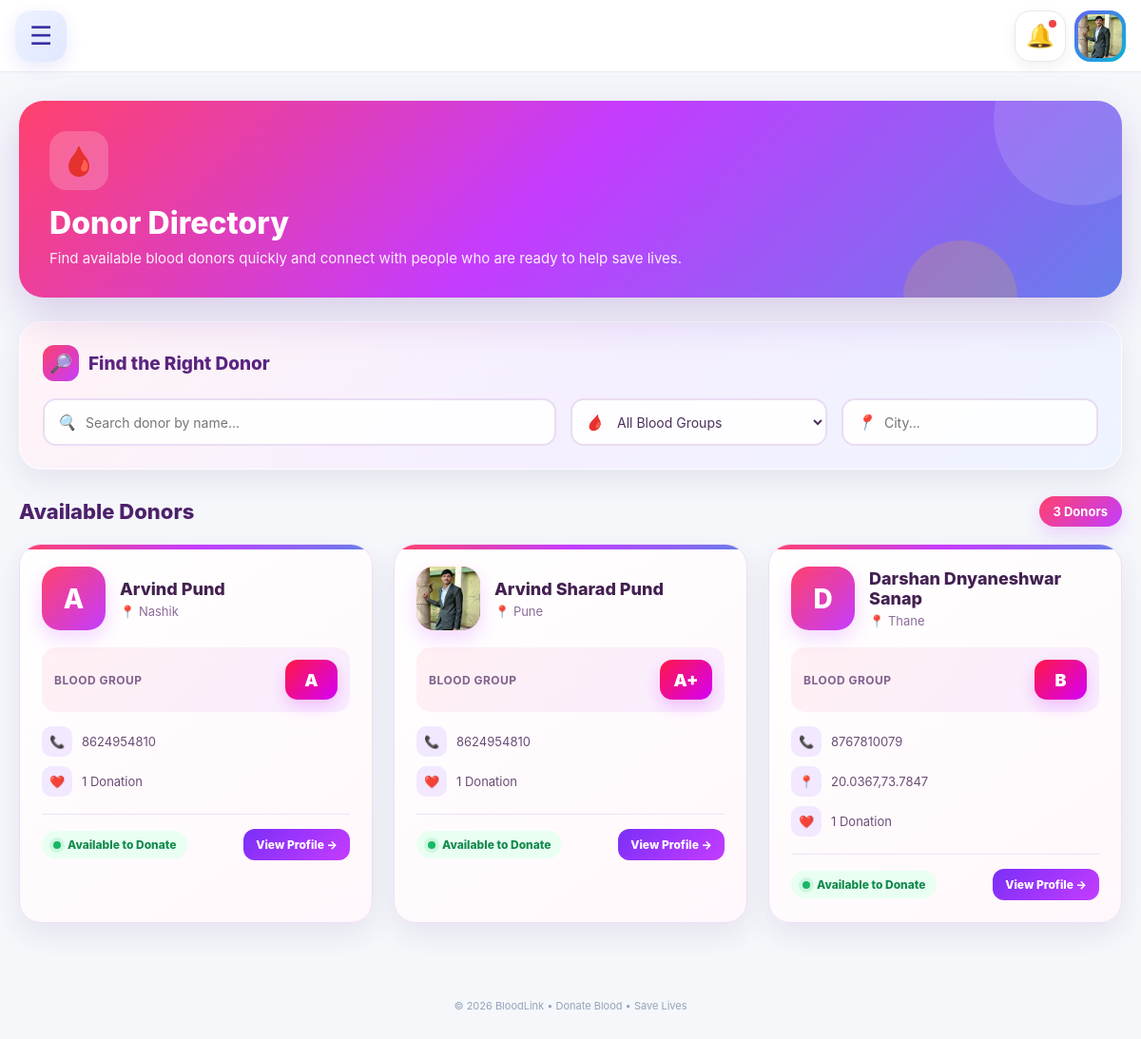
The app's page /donors/ (signed in) with its own data.
### accounts/models.py (models this page shows, shortened)
class UserProfile(models.Model):
    user = models.OneToOneField(
        User,
        on_delete=models.CASCADE
    )
    full_name = models.CharField(
        max_length=100
    )
    blood_group = models.CharField(
        max_length=10
    )
    phone = models.CharField(
        max_length=15
    )
    city = models.CharField(
        max_length=100
    )
    photo = models.ImageField(
        upload_to="profile_photos/",
        blank=True,
        null=True
    )
    emergency_contact = models.CharField(
        max_length=15,
        blank=True
    )
    is_available = models.BooleanField(
        default=True
    )
    location = models.CharField(
        max_length=255,
        blank=True
    )
    donation_count = models.PositiveIntegerField(
        default=0
    )

### accounts/views.py (the view, shortened to what this page needs)
# urls.py: path("donors/", views.donor_list, name="donor_list"),
def donor_list(request):
    donors = (
        UserProfile.objects
        .select_related("user")
        .filter(is_available=True)
        .order_by("blood_group", "full_name")
    )
    blood_group = request.GET.get(
        "blood_group",
        ""
    ).strip()
    city = request.GET.get(
        "city",
        ""
    ).strip()
    search = request.GET.get(
        "search",
        ""
    ).strip()
    if blood_group:
        donors = donors.filter(
            blood_group__iexact=blood_group
        )
    if city:
        donors = donors.filter(
            city__icontains=city
        )
    return render(
        request,
        "accounts/donor_list.html",
        {
            "donors": donors,
            "blood_group": blood_group,
            "city": city,
            "search": search,
        }
    )

### templates/accounts/donor_list.html (shortened to what this page needs)
{% extends "base.html" %}
{% block content %}
<div class="donor-page">
    <div class="donor-hero">
        <div class="hero-content">
            <div class="hero-icon">
                🩸
            </div>
            <h1>Donor Directory</h1>
            <p>
                Find available blood donors quickly and connect with people
                who are ready to help save lives.
            </p>
        </div>
    </div>
    <div class="filter-card">
        <div class="filter-title">
            <div class="filter-title-icon">
                🔎
            </div>
            Find the Right Donor
        </div>
        <div class="filter-grid">
            <div class="filter-box">
                <i>🔍</i>
                <input
                    type="text"
                    id="donorSearch"
                    placeholder="Search donor by name..."
                    onkeyup="filterDonors()"
                >
            </div>
            <div class="filter-box">
                <i>🩸</i>
                <select id="bloodFilter" onchange="filterDonors()">
                    <option value="">All Blood Groups</option>
                </select>
            </div>
            <div class="filter-box">
                <i>📍</i>
                <input
                    type="text"
                    id="cityFilter"
                    placeholder="City..."
                    onkeyup="filterDonors()"
                >
            </div>
        </div>
    </div>
    <div class="directory-header">
        <h2 class="directory-title">
            Available Donors
        </h2>
        <div class="donor-count">
            <span id="visibleCount">
                {{ donors|length }}
            </span>
            Donors
        </div>
    </div>
    {% if donors %}
        <div class="donor-grid" id="donorGrid">
            {% for donor in donors %}
                <div
                    class="donor-card"
                    data-name="{{ donor.full_name|default:donor.user.username|lower }}"
                    data-blood="{{ donor.blood_group|default:''|upper }}"
                    data-city="{{ donor.city|default:''|lower }}"
                >
                    <div class="donor-top">
                        <div class="donor-photo">
                            {% if donor.photo %}
                                <img
                                    src="{{ donor.photo.url }}"
                                    alt="{{ donor.full_name|default:donor.user.username }}"
                                >
                            {% else %}
                                {{ donor.full_name|default:donor.user.username|first|upper }}
                            {% endif %}
                        </div>
                        <div>
                            <h3 class="donor-name">
                                {{ donor.full_name|default:donor.user.username }}
                            </h3>
                            <div class="donor-location">
                                📍 {{ donor.city|default:"Location not added" }}
                            </div>
                        </div>
                    </div>
                    <div class="blood-row">
                        <div class="blood-label">
                            Blood Group
                        </div>
                        <div class="blood-badge">
                            {{ donor.blood_group|default:"N/A" }}
                        </div>
                    </div>
                    <div class="donor-info">
                        {% if donor.phone %}
                            <div class="info-item">
                                <div class="info-icon">📞</div>
                                <span>{{ donor.phone }}</span>
                            </div>
                        {% endif %}
                        {% if donor.location %}
                            <div class="info-item">
                                <div class="info-icon">📍</div>
                                <span>{{ donor.location }}</span>
                            </div>
                        {% endif %}
                        <div class="info-item">
                            <div class="info-icon">❤️</div>
                            <span>
                                {{ donor.donation_count|default:"0" }}
                                Donation{{ donor.donation_count|default:0|pluralize }}
                            </span>
                        </div>
                    </div>
                    <div class="donor-footer">
                        {% if donor.is_available %}
                            <div class="availability available">
                                <span class="status-dot"></span>
                                Available to Donate
                            </div>
                        {% else %}
                            <div class="availability unavailable">
                                <span class="status-dot"></span>
                                Currently Unavailable
                            </div>
                        {% endif %}
                        <a
                            href="/donor/{{ donor.id }}/"
                            class="view-btn"
                        >
                            View Profile →
                        </a>
                    </div>
                </div>
            {% endfor %}
        </div>
    {% endif %}
</div>
{% endblock %}

### templates/base.html (shortened to what this page needs)
{% load static %}
<!DOCTYPE html>
<html lang="en">
<head>
</head>
<body class="{% block body_class %}{% endblock %}">
<div class="bl-app">
    <main class="bl-main">
        <header class="bl-topbar">
            <div class="bl-top-left">
                <button
                    type="button"
                    class="bl-mobile-menu"
                    id="blMobileMenu"
                    aria-label="Open menu"
                >
                    ☰
                </button>
            </div>
            <div class="bl-top-right">
                <a
                    href="/notifications/"
                    class="bl-notification"
                    title="Notifications"
                >
                    🔔
                    <span
                        class="bl-notification-dot"
                    ></span>
                </a>
                <a
                    href="{% if request.user.is_authenticated %}/profile/{% else %}/login/{% endif %}"
                    class="bl-user-chip"
                >
                    <div class="bl-user-avatar">
                        {% if request.user.is_authenticated %}
                            {% if request.user.userprofile.photo %}
                                <img
                                    src="{{ request.user.userprofile.photo.url }}"
                                    alt="Profile"
                                >
                            {% else %}
                                {{ request.user.username|first|upper }}
                            {% endif %}
                        {% else %}
                            👤
                        {% endif %}
                    </div>
                </a>
            </div>
        </header>
        <section class="bl-content">
            {% block content %}{% endblock %}
        </section>
    </main>
    <footer class="bl-footer">
        © {% now "Y" %} BloodLink
        • Donate Blood • Save Lives
    </footer>
</div>
</body>
</html>

### templates/base.html (style rules this page uses)
*, *::before, *::after { box-sizing: border-box; }
html { scroll-behavior: smooth; }
body { margin: 0; padding: 0; min-height: 100vh; overflow-x: hidden; font-family: Inter, ui-sans-serif, system-ui, -apple-system, BlinkMacSystemFont, "Segoe UI", sans-serif; background: #f5f7fb; color: #172033; }
a { text-decoration: none; }
button, input, select, textarea { font: inherit; }
button { -webkit-tap-highlight-color: transparent; tap-highlight-color: transparent; }
.bl-app { width: 100%; min-height: 100vh; }
.bl-main { width: calc(100% - 260px); margin-left: 260px; min-height: 100vh; }
.bl-topbar { position: sticky; top: 0; width: 100%; height: 70px; display: flex; align-items: center; justify-content: space-between; padding: 0 30px; background: rgba(255,255,255,.94); backdrop-filter: blur(18px); -webkit-backdrop-filter: blur(18px); border-bottom: 1px solid #e8ebf2; z-index: 500; }
.bl-top-left, .bl-top-right { display: flex; align-items: center; }
.bl-top-right { gap: 11px; }
.bl-mobile-menu { display: none; width: 50px; height: 50px; align-items: center; justify-content: center; border: none; border-radius: 16px; background: linear-gradient( 135deg, #eef2ff, #e0e7ff ); color: #3730a3; font-size: 26px; cursor: pointer; box-shadow: 0 6px 18px rgba(79,70,229,.12); }
.bl-notification { position: relative; width: 54px; height: 54px; flex: 0 0 54px; display: flex; align-items: center; justify-content: center; border-radius: 17px; background: white; border: 1px solid #e5e7eb; color: #172033; font-size: 25px; box-shadow: 0 5px 16px rgba(15,23,42,.06); }
.bl-notification-dot { position: absolute; top: 9px; right: 9px; width: 8px; height: 8px; border-radius: 50%; background: #ef4444; }
.bl-user-chip { display: flex; align-items: center; gap: 9px; padding: 5px; border-radius: 17px; background: linear-gradient( 135deg, #6366f1, #06b6d4 ); color: white; }
.bl-user-avatar { width: 48px; height: 48px; flex: 0 0 48px; overflow: hidden; display: flex; align-items: center; justify-content: center; border-radius: 14px; background: linear-gradient( 135deg, #818cf8, #38bdf8 ); color: white; font-size: 15px; font-weight: 900; }
.bl-user-avatar img { width: 100%; height: 100%; object-fit: cover; }
.bl-content { width: 100%; max-width: 1450px; margin: 0 auto; padding: 30px; }
.bl-footer { width: calc(100% - 260px); margin-left: 260px; padding: 25px; text-align: center; color: #94a3b8; font-size: 11px; }
@media screen and (max-width: 1200px) { .bl-main { width: 100%; margin-left: 0; } }
@media screen and (max-width: 1200px) { .bl-footer { width: 100%; margin-left: 0; } }
@media screen and (max-width: 1200px) { .bl-mobile-menu { display: flex; } }
@media screen and (max-width: 1200px) { .bl-topbar { height: 72px; padding: 0 20px; } }
@media screen and (max-width: 1200px) { .bl-content { padding: 25px 18px; } }
@media screen and (max-width: 1200px) { .bl-topbar { height: 76px; padding: 0 16px; } }
@media screen and (max-width: 1200px) { .bl-mobile-menu { width: 54px; height: 54px; border-radius: 17px; font-size: 27px; } }
@media screen and (max-width: 1200px) { .bl-top-right { gap: 9px; } }
@media screen and (max-width: 1200px) { .bl-notification { width: 54px; height: 54px; flex: 0 0 54px; border-radius: 17px; font-size: 24px; } }
@media screen and (max-width: 1200px) { .bl-user-chip { width: 54px; height: 54px; padding: 4px; border-radius: 17px; } }
@media screen and (max-width: 1200px) { .bl-user-avatar { width: 46px; height: 46px; flex: 0 0 46px; border-radius: 14px; } }
@media screen and (max-width: 1200px) { .bl-content { padding: 20px 15px; } }
@media screen and (max-width: 1200px) { .bl-footer { padding: 20px 15px 30px; } }

### records on screen
UserProfile: full_name|first "A", full_name "Arvind Pund", city "Nashik", blood_group "A", phone "8624954810", donation_count "1", is_available True (drawn)
UserProfile: photo (picture), full_name "Arvind Sharad Pund", city "Pune", blood_group "A+", phone "8624954810", donation_count "1", is_available True (drawn)
UserProfile: full_name|first "D", full_name "Darshan Dnyaneshwar Sanap", city "Thane", blood_group "B", phone "8767810079", location "20.0367,73.7847", donation_count "1", is_available True (drawn)

### other values on screen
{{ donors|length }} "3"
